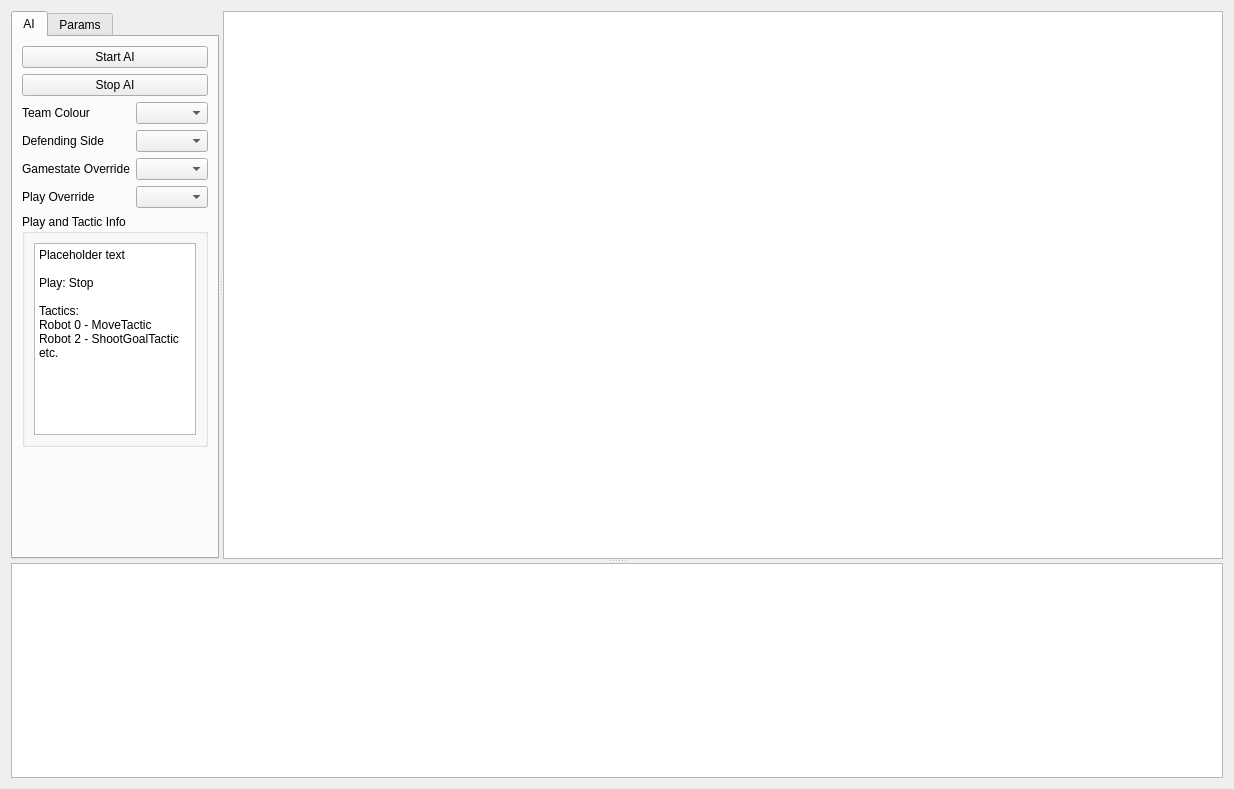
<?xml version="1.0" encoding="UTF-8"?>
<ui version="4.0">
 <class>MainWidget</class>
 <widget class="QWidget" name="MainWidget">
  <property name="geometry">
   <rect>
    <x>0</x>
    <y>0</y>
    <width>957</width>
    <height>789</height>
   </rect>
  </property>
  <property name="windowTitle">
   <string>Form</string>
  </property>
  <layout class="QHBoxLayout" name="horizontalLayout">
   <item>
    <widget class="QSplitter" name="robot_status_splitter">
     <property name="orientation">
      <enum>Qt::Vertical</enum>
     </property>
     <widget class="QSplitter" name="ai_control_and_view_splitter">
      <property name="sizePolicy">
       <sizepolicy hsizetype="Expanding" vsizetype="Preferred">
        <horstretch>0</horstretch>
        <verstretch>0</verstretch>
       </sizepolicy>
      </property>
      <property name="orientation">
       <enum>Qt::Horizontal</enum>
      </property>
      <widget class="QTabWidget" name="ai_control_tab_widget">
       <property name="sizePolicy">
        <sizepolicy hsizetype="Maximum" vsizetype="Expanding">
         <horstretch>0</horstretch>
         <verstretch>0</verstretch>
        </sizepolicy>
       </property>
       <property name="currentIndex">
        <number>0</number>
       </property>
       <property name="movable">
        <bool>true</bool>
       </property>
       <widget class="QWidget" name="ai_tab">
        <property name="sizePolicy">
         <sizepolicy hsizetype="Maximum" vsizetype="Preferred">
          <horstretch>0</horstretch>
          <verstretch>0</verstretch>
         </sizepolicy>
        </property>
        <attribute name="title">
         <string>AI</string>
        </attribute>
        <layout class="QVBoxLayout" name="verticalLayout">
         <item>
          <widget class="QPushButton" name="start_ai_button">
           <property name="text">
            <string>Start AI</string>
           </property>
           <property name="checkable">
            <bool>false</bool>
           </property>
           <property name="checked">
            <bool>false</bool>
           </property>
          </widget>
         </item>
         <item>
          <widget class="QPushButton" name="stop_ai_button">
           <property name="text">
            <string>Stop AI</string>
           </property>
          </widget>
         </item>
         <item>
          <layout class="QFormLayout" name="ai_config_combobox_layout">
           <item row="2" column="0">
            <widget class="QLabel" name="gamestate_override_label">
             <property name="text">
              <string>Gamestate Override</string>
             </property>
            </widget>
           </item>
           <item row="2" column="1">
            <widget class="QComboBox" name="gamestate_override_combo_box"/>
           </item>
           <item row="3" column="0">
            <widget class="QLabel" name="play_override_label">
             <property name="text">
              <string>Play Override</string>
             </property>
            </widget>
           </item>
           <item row="3" column="1">
            <widget class="QComboBox" name="play_override_combo_box"/>
           </item>
           <item row="1" column="0">
            <widget class="QLabel" name="defending_side_label">
             <property name="text">
              <string>Defending Side</string>
             </property>
            </widget>
           </item>
           <item row="0" column="0">
            <widget class="QLabel" name="team_colour_label">
             <property name="text">
              <string>Team Colour</string>
             </property>
            </widget>
           </item>
           <item row="1" column="1">
            <widget class="QComboBox" name="defending_side_combo_box"/>
           </item>
           <item row="0" column="1">
            <widget class="QComboBox" name="team_colour_combo_box"/>
           </item>
          </layout>
         </item>
         <item>
          <widget class="QGroupBox" name="play_and_tactic_info_group_box">
           <property name="title">
            <string>Play and Tactic Info</string>
           </property>
           <layout class="QVBoxLayout" name="verticalLayout_2">
            <item>
             <widget class="QTextEdit" name="play_and_tactic_info_text_edit">
              <property name="html">
               <string>&lt;!DOCTYPE HTML PUBLIC &quot;-//W3C//DTD HTML 4.0//EN&quot; &quot;http://www.w3.org/TR/REC-html40/strict.dtd&quot;&gt;
&lt;html&gt;&lt;head&gt;&lt;meta name=&quot;qrichtext&quot; content=&quot;1&quot; /&gt;&lt;style type=&quot;text/css&quot;&gt;
p, li { white-space: pre-wrap; }
&lt;/style&gt;&lt;/head&gt;&lt;body style=&quot; font-family:'Sans Serif'; font-size:9pt; font-weight:400; font-style:normal;&quot;&gt;
&lt;p style=&quot; margin-top:0px; margin-bottom:0px; margin-left:0px; margin-right:0px; -qt-block-indent:0; text-indent:0px;&quot;&gt;Placeholder text&lt;/p&gt;
&lt;p style=&quot; margin-top:0px; margin-bottom:0px; margin-left:0px; margin-right:0px; -qt-block-indent:0; text-indent:0px;&quot;&gt;&lt;br /&gt;Play: Stop&lt;/p&gt;
&lt;p style=&quot;-qt-paragraph-type:empty; margin-top:0px; margin-bottom:0px; margin-left:0px; margin-right:0px; -qt-block-indent:0; text-indent:0px;&quot;&gt;&lt;br /&gt;&lt;/p&gt;
&lt;p style=&quot; margin-top:0px; margin-bottom:0px; margin-left:0px; margin-right:0px; -qt-block-indent:0; text-indent:0px;&quot;&gt;Tactics:&lt;br /&gt;Robot 0 - MoveTactic&lt;/p&gt;
&lt;p style=&quot; margin-top:0px; margin-bottom:0px; margin-left:0px; margin-right:0px; -qt-block-indent:0; text-indent:0px;&quot;&gt;Robot 2 - ShootGoalTactic&lt;/p&gt;
&lt;p style=&quot; margin-top:0px; margin-bottom:0px; margin-left:0px; margin-right:0px; -qt-block-indent:0; text-indent:0px;&quot;&gt;etc.&lt;/p&gt;&lt;/body&gt;&lt;/html&gt;</string>
              </property>
             </widget>
            </item>
           </layout>
          </widget>
         </item>
         <item>
          <spacer name="ai_tab_vertical_spacer">
           <property name="orientation">
            <enum>Qt::Vertical</enum>
           </property>
           <property name="sizeHint" stdset="0">
            <size>
             <width>20</width>
             <height>40</height>
            </size>
           </property>
          </spacer>
         </item>
        </layout>
       </widget>
       <widget class="QWidget" name="params_tab">
        <property name="sizePolicy">
         <sizepolicy hsizetype="Maximum" vsizetype="Preferred">
          <horstretch>0</horstretch>
          <verstretch>0</verstretch>
         </sizepolicy>
        </property>
        <attribute name="title">
         <string>Params</string>
        </attribute>
        <layout class="QVBoxLayout" name="verticalLayout_3">
         <item>
          <widget class="QTextEdit" name="params_placeholder_text">
           <property name="sizePolicy">
            <sizepolicy hsizetype="Maximum" vsizetype="Expanding">
             <horstretch>0</horstretch>
             <verstretch>0</verstretch>
            </sizepolicy>
           </property>
           <property name="html">
            <string>&lt;!DOCTYPE HTML PUBLIC &quot;-//W3C//DTD HTML 4.0//EN&quot; &quot;http://www.w3.org/TR/REC-html40/strict.dtd&quot;&gt;
&lt;html&gt;&lt;head&gt;&lt;meta name=&quot;qrichtext&quot; content=&quot;1&quot; /&gt;&lt;style type=&quot;text/css&quot;&gt;
p, li { white-space: pre-wrap; }
&lt;/style&gt;&lt;/head&gt;&lt;body style=&quot; font-family:'Sans Serif'; font-size:9pt; font-weight:400; font-style:normal;&quot;&gt;
&lt;p style=&quot; margin-top:0px; margin-bottom:0px; margin-left:0px; margin-right:0px; -qt-block-indent:0; text-indent:0px;&quot;&gt;Autogenerated params go here&lt;/p&gt;&lt;/body&gt;&lt;/html&gt;</string>
           </property>
          </widget>
         </item>
        </layout>
       </widget>
      </widget>
      <widget class="ZoomableQGraphicsView" name="ai_visualization_graphics_view">
       <property name="sizePolicy">
        <sizepolicy hsizetype="MinimumExpanding" vsizetype="MinimumExpanding">
         <horstretch>0</horstretch>
         <verstretch>0</verstretch>
        </sizepolicy>
       </property>
       <property name="minimumSize">
        <size>
         <width>1000</width>
         <height>0</height>
        </size>
       </property>
      </widget>
     </widget>
     <widget class="QTableWidget" name="robot_status_table_widget"/>
    </widget>
   </item>
  </layout>
 </widget>
 <customwidgets>
  <customwidget>
   <class>ZoomableQGraphicsView</class>
   <extends>QGraphicsView</extends>
   <header>gui/zoomable_qgraphics_view.h</header>
  </customwidget>
 </customwidgets>
 <resources/>
 <connections/>
</ui>
